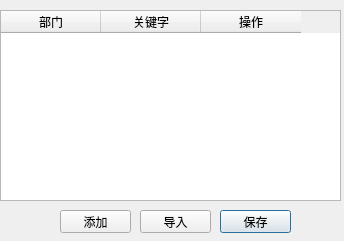
<?xml version="1.0" encoding="UTF-8"?>
<ui version="4.0">
 <class>productDialog</class>
 <widget class="QDialog" name="productDialog">
  <property name="geometry">
   <rect>
    <x>0</x>
    <y>0</y>
    <width>344</width>
    <height>241</height>
   </rect>
  </property>
  <property name="windowTitle">
   <string>Dialog</string>
  </property>
  <property name="whatsThis">
   <string/>
  </property>
  <widget class="QTableWidget" name="Table">
   <property name="geometry">
    <rect>
     <x>0</x>
     <y>10</y>
     <width>341</width>
     <height>191</height>
    </rect>
   </property>
   <property name="acceptDrops">
    <bool>false</bool>
   </property>
   <column>
    <property name="text">
     <string>部门</string>
    </property>
    <property name="font">
     <font>
      <pointsize>9</pointsize>
     </font>
    </property>
   </column>
   <column>
    <property name="text">
     <string>关键字</string>
    </property>
    <property name="font">
     <font>
      <pointsize>9</pointsize>
     </font>
    </property>
   </column>
   <column>
    <property name="text">
     <string>操作</string>
    </property>
   </column>
  </widget>
  <widget class="QPushButton" name="saveBtn">
   <property name="geometry">
    <rect>
     <x>220</x>
     <y>210</y>
     <width>71</width>
     <height>23</height>
    </rect>
   </property>
   <property name="whatsThis">
    <string notr="true"/>
   </property>
   <property name="text">
    <string>保存</string>
   </property>
  </widget>
  <widget class="QPushButton" name="insertBtn">
   <property name="geometry">
    <rect>
     <x>60</x>
     <y>210</y>
     <width>71</width>
     <height>23</height>
    </rect>
   </property>
   <property name="text">
    <string>添加</string>
   </property>
  </widget>
  <widget class="QPushButton" name="importBtn">
   <property name="geometry">
    <rect>
     <x>140</x>
     <y>210</y>
     <width>71</width>
     <height>23</height>
    </rect>
   </property>
   <property name="text">
    <string>导入</string>
   </property>
  </widget>
 </widget>
 <resources/>
 <connections/>
</ui>
